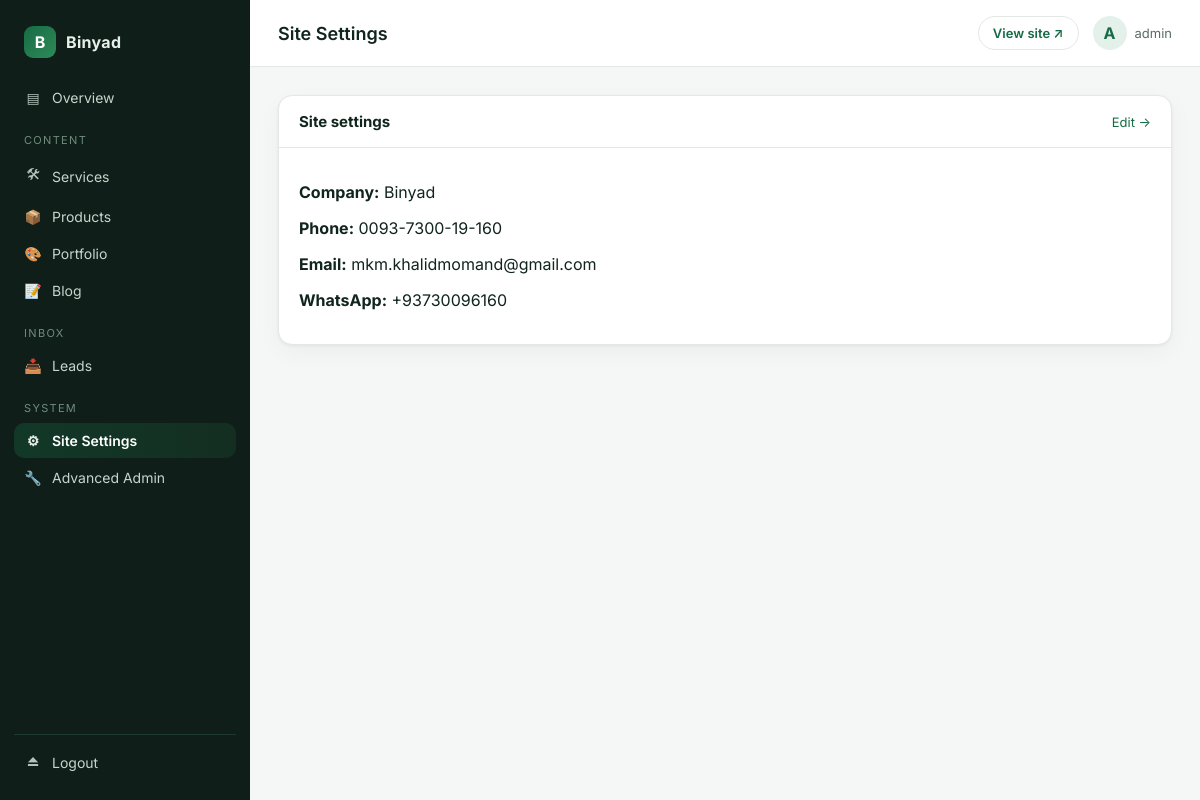
The app's page /control/settings/ (signed in), older data.
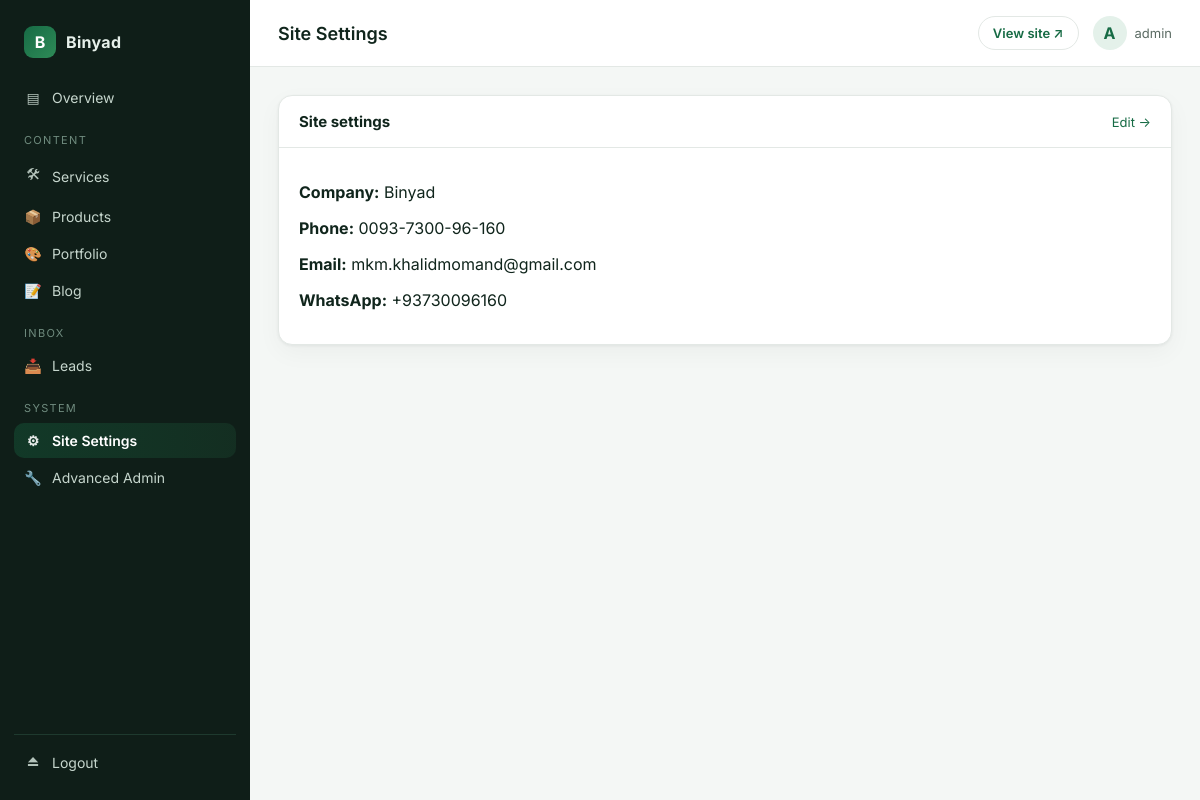
The same page, newer data.
### apps/core/models.py (models this page shows, shortened)
class SiteSettings(models.Model):
    company_name = models.CharField(max_length=120, default="Binyad")
    name_fa = models.CharField(max_length=120, default="بنیاد")
    name_ps = models.CharField(max_length=120, default="بنیاد")
    name_en = models.CharField(max_length=120, default="Binyad")
    tagline_fa = models.CharField(max_length=255, default="راه‌حل‌های مدیریت، اداری و تکنالوژی")
    tagline_ps = models.CharField(max_length=255, blank=True)
    tagline_en = models.CharField(max_length=255, default="Business, Management & IT Solutions")
    logo = models.ImageField(upload_to="brand/", blank=True, validators=[FileExtensionValidator(["png","jpg","jpeg","svg","webp"])])
    favicon = models.ImageField(upload_to="brand/", blank=True)
    phone = models.CharField(max_length=40, blank=True)
    whatsapp = models.CharField(max_length=40, blank=True, help_text="International format without +, e.g. 93700000000")
    email = models.EmailField(blank=True)
    address_fa = models.CharField(max_length=255, blank=True)
    address_ps = models.CharField(max_length=255, blank=True)
    address_en = models.CharField(max_length=255, blank=True)
    facebook = models.URLField(blank=True)
    instagram = models.URLField(blank=True)
    linkedin = models.URLField(blank=True)
    telegram = models.URLField(blank=True)
    opening_hours_fa = models.CharField(max_length=255, blank=True)
    opening_hours_ps = models.CharField(max_length=255, blank=True)
    opening_hours_en = models.CharField(max_length=255, blank=True)
    google_maps_url = models.URLField(blank=True)
    footer_text_fa = models.TextField(blank=True)
    footer_text_ps = models.TextField(blank=True)
    footer_text_en = models.TextField(blank=True)
    class Meta:
        verbose_name = _("Site Settings")
        verbose_name_plural = _("Site Settings")
    @classmethod
    def load(cls):
        obj, _ = cls.objects.get_or_create(pk=1)
        return obj

### apps/dashboard/views.py (the view)
# urls.py: path("settings/", views.SettingsView.as_view(), name="settings"),
class SettingsView(StaffRequiredMixin, TemplateView):
    template_name = "dashboard/settings.html"
    def get_context_data(self, **kwargs):
        ctx = super().get_context_data(**kwargs)
        ctx["site"] = SiteSettings.objects.first()
        return ctx

### apps/core/context_processors.py (called while the page is built)
def site_settings(request):
    try:
        return {
            "site": SiteSettings.load(),
            "nav_items": NavItem.objects.filter(active=True),
            "social_links": SocialLink.objects.filter(active=True),
        }
    except Exception:
        return {"site": None, "nav_items": [], "social_links": []}

### apps/dashboard/context_processors.py (called while the page is built)
def dashboard_context(request):
    if not request.path.startswith("/control/"):
        return {}
    from apps.core.models import SiteSettings
    try:
        site = SiteSettings.objects.first()
    except Exception:
        site = None
    return {
        "site_settings": site,
        "dashboard_brand": "Binyad Control Panel",
    }

### apps/dashboard/mixins.py (called while the page is built)
    def test_func(self):
        u = self.request.user
        return u.is_authenticated and u.is_staff and u.is_active

### templates/dashboard/settings.html
{% extends "dashboard/base.html" %}
{% block page_title %}Site Settings{% endblock %}
{% block content %}
<section class="panel">
    <header class="panel-head">
        <h2>Site settings</h2>
        <a class="panel-action" href="/binyad-admin/core/sitesettings/" target="_blank">Edit →</a>
    </header>
    <div class="panel-body">
        {% if site %}
        <p><strong>Company:</strong> {{ site.company_name }}</p>
        <p><strong>Phone:</strong> {{ site.phone }}</p>
        <p><strong>Email:</strong> {{ site.email }}</p>
        <p><strong>WhatsApp:</strong> {{ site.whatsapp }}</p>
        {% else %}
        <p style="color:#5B6B63;">No SiteSettings row yet. <a href="/binyad-admin/core/sitesettings/add/">Create one →</a></p>
        {% endif %}
    </div>
</section>
{% endblock %}

Row changes from the older to the newer data that the page shows:
changed SiteSettings "Binyad": phone "0093-7300-19-160" → "0093-7300-96-160"
